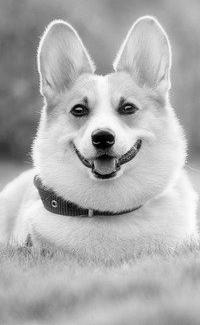
#> input picture 5.Histogram.Grayscale.Binarization/dog_cropped_grayscaled.jpg, 200 x 325 px
$ python binarization.py
#> lines starting #> are read from the running program, lines starting #| are printed output that depends on the picture; after the words box and inside, x2 and y2 are one past the last pixel; in counts of white or black regions, pixels touching at a corner belong together
from PIL import Image
import numpy as np

def get_image(path):
#> called with path = 'dog_cropped_grayscaled.jpg'
    return Image.open(path)
#> returned value is the input picture: PIL image 200x325 RGB; min 0, max 255, mean 174.9

def get_binarized_image(image, threshold):
#> called with threshold = 200
    image_pixels_array = np.array(image);
    image_pixels_binarized = (image_pixels_array > threshold) * 255
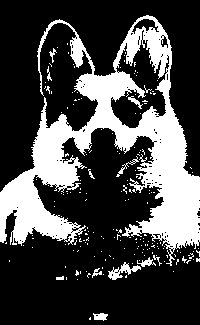
#> image_pixels_binarized: shape (325, 200, 3) int64; 27.7% white; 187 white regions (175 under 20 px), largest, box (x1, y1, x2, y2) and area: (0, 15, 200, 266) 16811, (108, 262, 141, 280) 224, (93, 313, 108, 321) 83

    return Image.fromarray(np.uint8(image_pixels_binarized))

grayscaled_image = get_image("dog_cropped_grayscaled.jpg")
binarized_image = get_binarized_image(grayscaled_image, threshold=200)

binarized_image.save("dog_cropped_grayscaled_binarized.jpg")
